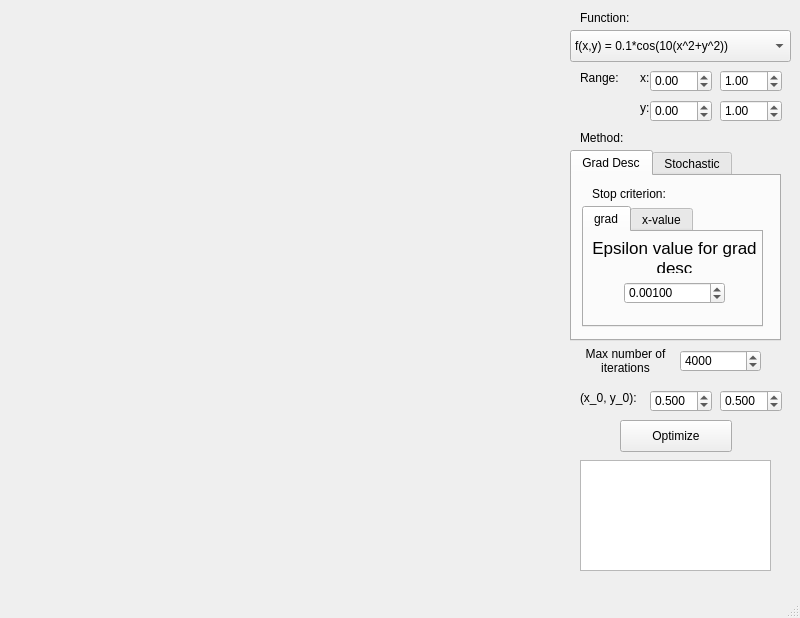
<?xml version="1.0" encoding="UTF-8"?>
<ui version="4.0">
 <class>MainWindow</class>
 <widget class="QMainWindow" name="MainWindow">
  <property name="geometry">
   <rect>
    <x>0</x>
    <y>0</y>
    <width>800</width>
    <height>618</height>
   </rect>
  </property>
  <property name="windowTitle">
   <string>Optimizer</string>
  </property>
  <widget class="QWidget" name="centralwidget">
   <widget class="QPushButton" name="pushButton">
    <property name="geometry">
     <rect>
      <x>620</x>
      <y>420</y>
      <width>112</width>
      <height>32</height>
     </rect>
    </property>
    <property name="text">
     <string>Optimize</string>
    </property>
   </widget>
   <widget class="QCustomPlot" name="plot" native="true">
    <property name="geometry">
     <rect>
      <x>10</x>
      <y>10</y>
      <width>551</width>
      <height>561</height>
     </rect>
    </property>
   </widget>
   <widget class="QLabel" name="label">
    <property name="geometry">
     <rect>
      <x>580</x>
      <y>10</y>
      <width>58</width>
      <height>16</height>
     </rect>
    </property>
    <property name="text">
     <string>Function:</string>
    </property>
   </widget>
   <widget class="QComboBox" name="comboBox">
    <property name="geometry">
     <rect>
      <x>570</x>
      <y>30</y>
      <width>221</width>
      <height>32</height>
     </rect>
    </property>
    <property name="currentIndex">
     <number>0</number>
    </property>
    <item>
     <property name="text">
      <string>f(x,y) = 0.1*cos(10(x^2+y^2))</string>
     </property>
    </item>
    <item>
     <property name="text">
      <string>f(x,y) = x + y</string>
     </property>
    </item>
    <item>
     <property name="text">
      <string extracomment="rosenbrock">f(x,y) = (1-x)^2 + 100*(y-x^2)^2</string>
     </property>
    </item>
   </widget>
   <widget class="QTabWidget" name="tabWidget">
    <property name="geometry">
     <rect>
      <x>570</x>
      <y>150</y>
      <width>211</width>
      <height>191</height>
     </rect>
    </property>
    <property name="currentIndex">
     <number>0</number>
    </property>
    <widget class="QWidget" name="tab">
     <attribute name="title">
      <string>Grad Desc</string>
     </attribute>
     <widget class="QLabel" name="label_2">
      <property name="geometry">
       <rect>
        <x>20</x>
        <y>10</y>
        <width>101</width>
        <height>16</height>
       </rect>
      </property>
      <property name="text">
       <string>Stop criterion:</string>
      </property>
     </widget>
     <widget class="QTabWidget" name="tabWidget_2">
      <property name="geometry">
       <rect>
        <x>10</x>
        <y>30</y>
        <width>181</width>
        <height>121</height>
       </rect>
      </property>
      <property name="currentIndex">
       <number>0</number>
      </property>
      <widget class="QWidget" name="tab_3">
       <attribute name="title">
        <string>grad</string>
       </attribute>
       <widget class="QLabel" name="label_6">
        <property name="geometry">
         <rect>
          <x>0</x>
          <y>10</y>
          <width>181</width>
          <height>31</height>
         </rect>
        </property>
        <property name="font">
         <font>
          <pointsize>13</pointsize>
         </font>
        </property>
        <property name="text">
         <string>Epsilon value for grad desc</string>
        </property>
        <property name="alignment">
         <set>Qt::AlignCenter</set>
        </property>
        <property name="wordWrap">
         <bool>true</bool>
        </property>
       </widget>
       <widget class="QDoubleSpinBox" name="eps_grad_grad">
        <property name="enabled">
         <bool>true</bool>
        </property>
        <property name="geometry">
         <rect>
          <x>40</x>
          <y>50</y>
          <width>101</width>
          <height>22</height>
         </rect>
        </property>
        <property name="decimals">
         <number>5</number>
        </property>
        <property name="maximum">
         <double>1.000000000000000</double>
        </property>
        <property name="singleStep">
         <double>0.001000000000000</double>
        </property>
        <property name="stepType">
         <enum>QAbstractSpinBox::DefaultStepType</enum>
        </property>
        <property name="value">
         <double>0.001000000000000</double>
        </property>
       </widget>
      </widget>
      <widget class="QWidget" name="tab_4">
       <attribute name="title">
        <string>x-value</string>
       </attribute>
       <widget class="QLabel" name="label_9">
        <property name="geometry">
         <rect>
          <x>-20</x>
          <y>10</y>
          <width>211</width>
          <height>31</height>
         </rect>
        </property>
        <property name="text">
         <string>Epsilon value for x-val diff</string>
        </property>
        <property name="alignment">
         <set>Qt::AlignCenter</set>
        </property>
        <property name="wordWrap">
         <bool>true</bool>
        </property>
       </widget>
       <widget class="QDoubleSpinBox" name="eps_diff_grad">
        <property name="geometry">
         <rect>
          <x>40</x>
          <y>50</y>
          <width>101</width>
          <height>22</height>
         </rect>
        </property>
        <property name="decimals">
         <number>5</number>
        </property>
        <property name="maximum">
         <double>1.000000000000000</double>
        </property>
        <property name="singleStep">
         <double>0.010000000000000</double>
        </property>
        <property name="value">
         <double>0.001000000000000</double>
        </property>
       </widget>
      </widget>
     </widget>
    </widget>
    <widget class="QWidget" name="tab_2">
     <attribute name="title">
      <string>Stochastic</string>
     </attribute>
     <widget class="QGroupBox" name="groupBox">
      <property name="geometry">
       <rect>
        <x>10</x>
        <y>0</y>
        <width>191</width>
        <height>61</height>
       </rect>
      </property>
      <property name="title">
       <string>Stop criterion:</string>
      </property>
      <widget class="QRadioButton" name="radioButton">
       <property name="geometry">
        <rect>
         <x>20</x>
         <y>30</y>
         <width>71</width>
         <height>20</height>
        </rect>
       </property>
       <property name="autoFillBackground">
        <bool>false</bool>
       </property>
       <property name="text">
        <string>Iterative</string>
       </property>
       <property name="checked">
        <bool>true</bool>
       </property>
      </widget>
      <widget class="QRadioButton" name="radioButton_2">
       <property name="enabled">
        <bool>true</bool>
       </property>
       <property name="geometry">
        <rect>
         <x>100</x>
         <y>30</y>
         <width>61</width>
         <height>20</height>
        </rect>
       </property>
       <property name="acceptDrops">
        <bool>false</bool>
       </property>
       <property name="text">
        <string>Local</string>
       </property>
       <property name="checked">
        <bool>false</bool>
       </property>
      </widget>
     </widget>
     <widget class="QLabel" name="label_11">
      <property name="geometry">
       <rect>
        <x>0</x>
        <y>60</y>
        <width>111</width>
        <height>61</height>
       </rect>
      </property>
      <property name="text">
       <string>Local search probability</string>
      </property>
      <property name="alignment">
       <set>Qt::AlignCenter</set>
      </property>
      <property name="wordWrap">
       <bool>true</bool>
      </property>
     </widget>
     <widget class="QDoubleSpinBox" name="spinbox_prob">
      <property name="enabled">
       <bool>true</bool>
      </property>
      <property name="geometry">
       <rect>
        <x>110</x>
        <y>80</y>
        <width>81</width>
        <height>22</height>
       </rect>
      </property>
      <property name="wrapping">
       <bool>false</bool>
      </property>
      <property name="frame">
       <bool>true</bool>
      </property>
      <property name="readOnly">
       <bool>false</bool>
      </property>
      <property name="buttonSymbols">
       <enum>QAbstractSpinBox::UpDownArrows</enum>
      </property>
      <property name="maximum">
       <double>1.000000000000000</double>
      </property>
      <property name="singleStep">
       <double>0.010000000000000</double>
      </property>
      <property name="value">
       <double>0.300000000000000</double>
      </property>
     </widget>
     <widget class="QLabel" name="label_21">
      <property name="geometry">
       <rect>
        <x>10</x>
        <y>100</y>
        <width>91</width>
        <height>61</height>
       </rect>
      </property>
      <property name="text">
       <string>Max iterations after success</string>
      </property>
      <property name="alignment">
       <set>Qt::AlignCenter</set>
      </property>
      <property name="wordWrap">
       <bool>true</bool>
      </property>
     </widget>
     <widget class="QSpinBox" name="spinBox_3">
      <property name="geometry">
       <rect>
        <x>110</x>
        <y>120</y>
        <width>81</width>
        <height>22</height>
       </rect>
      </property>
      <property name="minimum">
       <number>1</number>
      </property>
      <property name="maximum">
       <number>100000</number>
      </property>
      <property name="singleStep">
       <number>1000</number>
      </property>
      <property name="value">
       <number>300</number>
      </property>
     </widget>
    </widget>
   </widget>
   <widget class="QLabel" name="label_5">
    <property name="geometry">
     <rect>
      <x>580</x>
      <y>130</y>
      <width>58</width>
      <height>16</height>
     </rect>
    </property>
    <property name="text">
     <string>Method:</string>
    </property>
   </widget>
   <widget class="QLabel" name="label_3">
    <property name="geometry">
     <rect>
      <x>640</x>
      <y>70</y>
      <width>16</width>
      <height>16</height>
     </rect>
    </property>
    <property name="text">
     <string>x:</string>
    </property>
   </widget>
   <widget class="QLabel" name="label_4">
    <property name="geometry">
     <rect>
      <x>640</x>
      <y>100</y>
      <width>21</width>
      <height>16</height>
     </rect>
    </property>
    <property name="text">
     <string>y:</string>
    </property>
   </widget>
   <widget class="QLabel" name="label_8">
    <property name="geometry">
     <rect>
      <x>580</x>
      <y>70</y>
      <width>58</width>
      <height>16</height>
     </rect>
    </property>
    <property name="text">
     <string>Range:</string>
    </property>
   </widget>
   <widget class="QTextBrowser" name="textBrowser">
    <property name="geometry">
     <rect>
      <x>580</x>
      <y>460</y>
      <width>191</width>
      <height>111</height>
     </rect>
    </property>
    <property name="frameShape">
     <enum>QFrame::StyledPanel</enum>
    </property>
    <property name="acceptRichText">
     <bool>false</bool>
    </property>
    <property name="openLinks">
     <bool>false</bool>
    </property>
   </widget>
   <widget class="QDoubleSpinBox" name="doubleSpinBox">
    <property name="geometry">
     <rect>
      <x>650</x>
      <y>70</y>
      <width>62</width>
      <height>22</height>
     </rect>
    </property>
    <property name="minimum">
     <double>-100.000000000000000</double>
    </property>
    <property name="maximum">
     <double>100.000000000000000</double>
    </property>
    <property name="singleStep">
     <double>0.100000000000000</double>
    </property>
   </widget>
   <widget class="QDoubleSpinBox" name="doubleSpinBox_2">
    <property name="geometry">
     <rect>
      <x>720</x>
      <y>70</y>
      <width>62</width>
      <height>22</height>
     </rect>
    </property>
    <property name="minimum">
     <double>-100.000000000000000</double>
    </property>
    <property name="maximum">
     <double>100.000000000000000</double>
    </property>
    <property name="singleStep">
     <double>0.100000000000000</double>
    </property>
    <property name="value">
     <double>1.000000000000000</double>
    </property>
   </widget>
   <widget class="QDoubleSpinBox" name="doubleSpinBox_3">
    <property name="geometry">
     <rect>
      <x>650</x>
      <y>100</y>
      <width>62</width>
      <height>22</height>
     </rect>
    </property>
    <property name="minimum">
     <double>-100.000000000000000</double>
    </property>
    <property name="maximum">
     <double>100.000000000000000</double>
    </property>
    <property name="singleStep">
     <double>0.100000000000000</double>
    </property>
   </widget>
   <widget class="QDoubleSpinBox" name="doubleSpinBox_4">
    <property name="geometry">
     <rect>
      <x>720</x>
      <y>100</y>
      <width>62</width>
      <height>22</height>
     </rect>
    </property>
    <property name="minimum">
     <double>-100.000000000000000</double>
    </property>
    <property name="maximum">
     <double>100.000000000000000</double>
    </property>
    <property name="singleStep">
     <double>0.100000000000000</double>
    </property>
    <property name="value">
     <double>1.000000000000000</double>
    </property>
   </widget>
   <widget class="QLabel" name="label_12">
    <property name="geometry">
     <rect>
      <x>580</x>
      <y>390</y>
      <width>61</width>
      <height>16</height>
     </rect>
    </property>
    <property name="text">
     <string>(x_0, y_0):</string>
    </property>
   </widget>
   <widget class="QDoubleSpinBox" name="x_0">
    <property name="geometry">
     <rect>
      <x>650</x>
      <y>390</y>
      <width>62</width>
      <height>22</height>
     </rect>
    </property>
    <property name="decimals">
     <number>3</number>
    </property>
    <property name="minimum">
     <double>-100.000000000000000</double>
    </property>
    <property name="maximum">
     <double>100.000000000000000</double>
    </property>
    <property name="singleStep">
     <double>0.010000000000000</double>
    </property>
    <property name="value">
     <double>0.500000000000000</double>
    </property>
   </widget>
   <widget class="QDoubleSpinBox" name="y_0">
    <property name="geometry">
     <rect>
      <x>720</x>
      <y>390</y>
      <width>62</width>
      <height>22</height>
     </rect>
    </property>
    <property name="decimals">
     <number>3</number>
    </property>
    <property name="minimum">
     <double>-100.000000000000000</double>
    </property>
    <property name="maximum">
     <double>100.000000000000000</double>
    </property>
    <property name="singleStep">
     <double>0.010000000000000</double>
    </property>
    <property name="value">
     <double>0.500000000000000</double>
    </property>
   </widget>
   <widget class="QLabel" name="label_20">
    <property name="geometry">
     <rect>
      <x>580</x>
      <y>330</y>
      <width>91</width>
      <height>61</height>
     </rect>
    </property>
    <property name="text">
     <string>Max number of iterations</string>
    </property>
    <property name="alignment">
     <set>Qt::AlignCenter</set>
    </property>
    <property name="wordWrap">
     <bool>true</bool>
    </property>
   </widget>
   <widget class="QSpinBox" name="spinBox_2">
    <property name="geometry">
     <rect>
      <x>680</x>
      <y>350</y>
      <width>81</width>
      <height>22</height>
     </rect>
    </property>
    <property name="maximum">
     <number>100000</number>
    </property>
    <property name="singleStep">
     <number>1000</number>
    </property>
    <property name="value">
     <number>4000</number>
    </property>
   </widget>
  </widget>
  <widget class="QMenuBar" name="menubar">
   <property name="geometry">
    <rect>
     <x>0</x>
     <y>0</y>
     <width>800</width>
     <height>22</height>
    </rect>
   </property>
  </widget>
  <widget class="QStatusBar" name="statusbar"/>
 </widget>
 <customwidgets>
  <customwidget>
   <class>QCustomPlot</class>
   <extends>QWidget</extends>
   <header>qcustomplot.h</header>
   <container>1</container>
  </customwidget>
 </customwidgets>
 <resources/>
 <connections/>
</ui>
